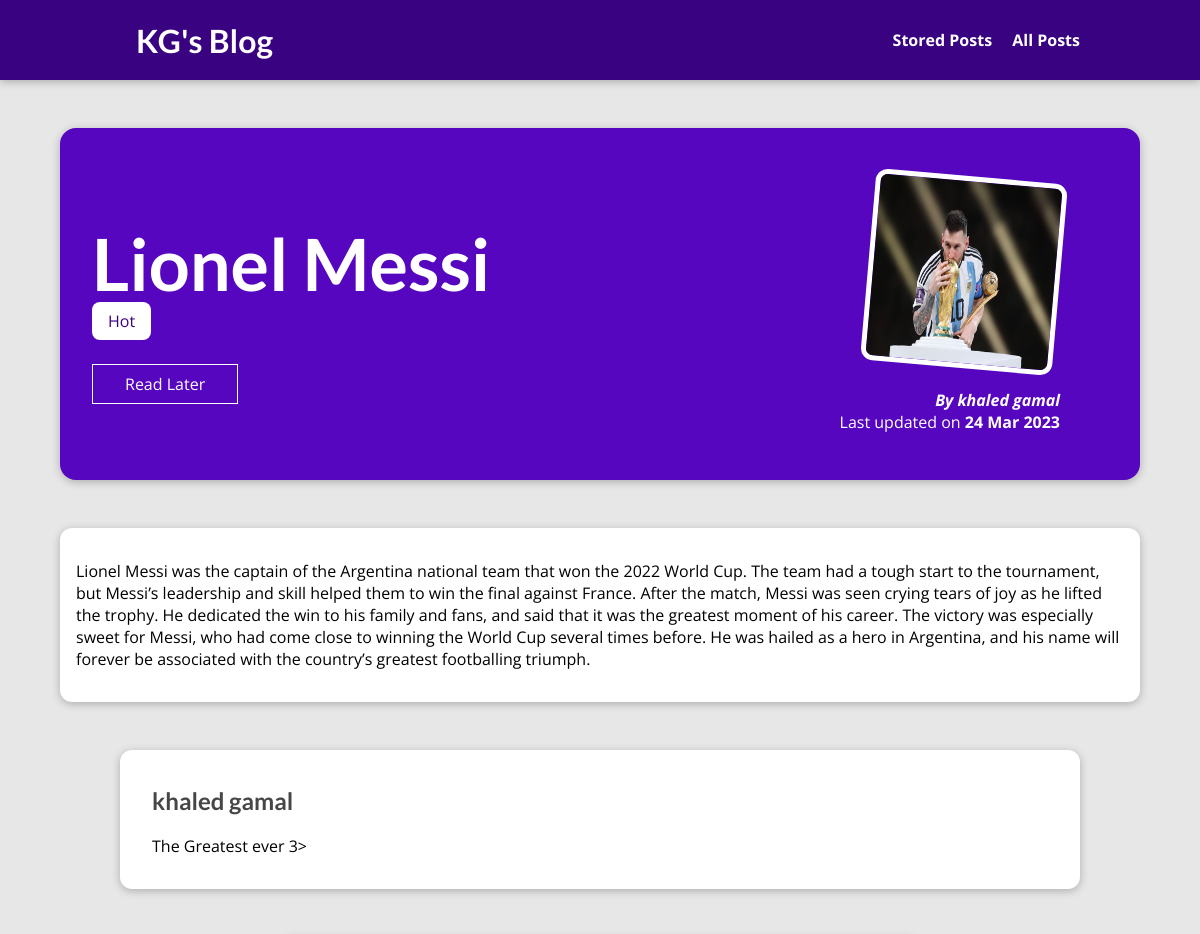
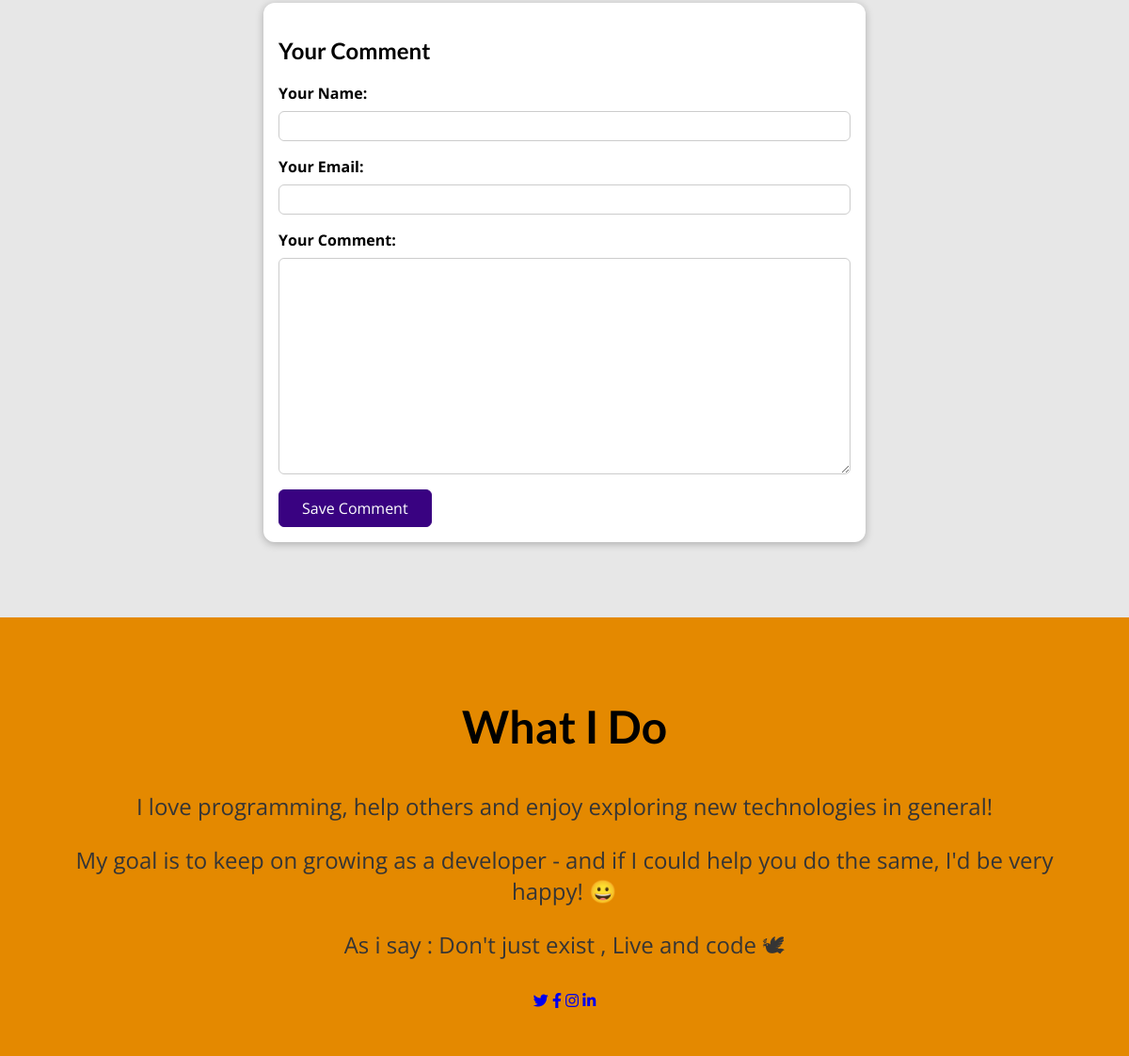
The app's page /posts/lionel-messi/ with its own data (2 pictures, top to bottom).
### blog/models.py (models this page shows, shortened)
class Post(models.Model):
    title = models.CharField(max_length=100)
    excerpt = models.TextField(max_length=500)
    image = models.ImageField( upload_to='posts', null=True)
    date = models.DateField(auto_now=True)
    slug = models.SlugField(unique=True, db_index=True)
    content = models.TextField(validators=[MinLengthValidator(10)])
    author = models.ForeignKey(
        "Author",  on_delete=models.SET_NULL, null=True, related_name='posts')
    tags = models.ManyToManyField("Tag")

class Tag(models.Model):
    caption = models.CharField(max_length=20)

class Author(models.Model):
    first_name = models.CharField(max_length=50)
    last_name = models.CharField(max_length=50)
    email_address = models.EmailField(max_length=254)
    def full_name(self):
        return f'{self.first_name} {self.last_name}'
    def __str__(self):
        return self.full_name()

class Comment(models.Model):
    user_name = models.CharField( max_length=100)
    user_email = models.EmailField( max_length=254)
    text = models.TextField(max_length=400)
    post = models.ForeignKey("Post", on_delete=models.CASCADE, related_name='comments')

### blog/views.py (the view, shortened to what this page needs)
# urls.py: path('posts/<slug:slug>/', views.SinglePostView.as_view(), name='post-detail-page'),
class SinglePostView(View):
    def is_stored_post(self, request, post_id):
        stored_posts = request.session.get("stored_posts")
        if stored_posts is not None:
            is_saved_for_later = post_id in stored_posts
        else:
            is_saved_for_later = False
        return is_saved_for_later
    def get(self, request, slug):
        post = Post.objects.get(slug=slug)
        context = {
            "post": post,
            "post_tags": post.tags.all(),
            "comment_form": CommentForm(),
            "comments": post.comments.all().order_by("-id"),
            "saved_for_later": self.is_stored_post(request, post.id)
        }
        return render(request, "blog/post-detail.html", context)

### blog/forms.py
class CommentForm(forms.ModelForm):
    class Meta:
        model = Comment
        exclude = ['post']
        labels = {
            'user_name' : 'Your Name',
            'user_email' : 'Your Email',
            'text' : 'Your Comment',
        }

### blog/templates/blog/post-detail.html (shortened to what this page needs)
{% extends 'base.html' %}
{% load static %}
{% block css_files %}
    <link rel="stylesheet" href="{% static 'blog/post-detail.css' %}">
{% endblock css_files %}
{% block body %}
    <section id="summary">
        <h2>{{post.title}}</h2>
        <div>
            {% for tag in post_tags  %}
                <span class='tag'>{{tag.caption}}</span>
            {% endfor %}
        </div>
        <div id='read-later'>
            <form action="{% url 'read-later' %}" method="POST">
                <button>
                    {% if saved_for_later %}
                        Remove from "Read Later" List
                    {% else %}
                        Read Later
                    {% endif %}
                </button>
            </form>
        </div>
        <article>
            <img src="{{post.image.url}}" alt="{{post.title}}" />
            <address>By <a href="mailto:{{post.author.email_address}}">{{post.author}}</a></address>
            <div>Last updated on <time>{{post.date|date:'d M Y'}}</time></div>
        </article>
    </section>
    <main>
        {{post.content|linebreaks}}
    </main>
    <section id='comments'>
        <ul>
            {% for comment in comments %}
                <li>
                    <h2>{{ comment.user_name }}</h2>
                    <p>{{ comment.text|linebreaks }}</p>
                </li>
            {% endfor %}
        </ul>
    </section>
    <section id='comment-form' >
        <h2>Your Comment</h2>
        <form action='{% url "post-detail-page" post.slug %}' method='POST'>
            {% for form_field in comment_form %}
                <div class='form-control {% if form_field.errors %}invalid{% endif %}'>
                    {{ form_field.label_tag }}
                    {{ form_field }}
                </div>
            {% endfor %}
            <button>Save Comment</button>
        </form>
    </section>
{% endblock body %}

### templates/base.html (shortened to what this page needs)
{% load static %}
<!DOCTYPE html>
<html lang="en">
<head>
    <link rel="stylesheet" href="{% static 'app.css' %}">
    <link rel="stylesheet" href="https://cdnjs.cloudflare.com/ajax/libs/font-awesome/5.15.3/css/all.min.css" />
    <link rel="stylesheet" href="{% static 'blog/index.css' %}">
    {% block css_files %}{% endblock css_files %}
</head>
<body>
    <header id='main-navigation'>
        <h1><a href="{% url 'starting-page' %}">KG's Blog</a></h1>
        <nav>
            <a href="{% url 'read-later' %}">Stored Posts</a>
            <a href="{% url 'posts-page' %}">All Posts</a>
        </nav>
    </header>
    {% block body %}
    {% endblock body %}
    <section id="about">
        <h2>What I Do</h2>
        <p>
            I love programming, help others and enjoy exploring new
            technologies in general!
        </p>
        <p>
            My goal is to keep on growing as a developer - and if I could help you do
            the same, I'd be very happy! &#128512;
        </p>
        <div class="quote">
            <p>As i say : Don't just exist , Live and code &#x1F54A;</p>
        </div>
        <div class="social-icons">
            <a href="https://twitter.com/KGkhalidd" target="_blank"><i class="fab fa-twitter"></i></a>
            <a href="https://www.facebook.com/KGkhalidd" target="_blank"><i class="fab fa-facebook-f"></i></a>
            <a href="https://www.instagram.com/KGkhalidd" target="_blank"><i class="fab fa-instagram"></i></a>
            <a href="https://www.linkedin.com/in/KGkhalidd" target="_blank"><i class="fab fa-linkedin-in"></i></a>
        </div>
    </section>
</body>
</html>

### static/app.css (style rules this page uses)
* { box-sizing: border-box; }
html { font-family: 'Open Sans', 'Lato', sans-serif; }
body { margin: 0; }
h1, h2, h3 { font-family: 'Lato', sans-serif; font-weight: bold; }
#main-navigation { width: 100%; height: 5rem; display: flex; justify-content: space-between; align-items: center; padding: 0 10%; position: absolute; top: 0; left: 0; }
#main-navigation a { text-decoration: none; color: white; font-weight: bold; margin-left: 1rem; }

### static/blog/index.css (style rules this page uses)
#about { text-align: center; padding: 3rem; background-color: #e48900; margin-top: 5rem; animation: quoteFadeIn 1s ease-out; }
#about h2 { font-size: 3rem; animation: quoteFadeIn 1s ease-out; }
#about p { font-size: 1.5rem; color: #353535; animation: quoteFadeIn 1s ease-out; }

### static/blog/post-detail.css (style rules this page uses)
body { background-color: #e7e7e7; }
#main-navigation { background-color: #390281; box-shadow: 0 2px 8px rgba(0, 0, 0, 0.25); }
#summary { margin: 8rem auto 3rem auto; padding: 2rem; width: 90%; max-width: 90rem; border-radius: 16px; background-color: #5706c0; position: relative; box-shadow: 0 2px 8px rgba(0, 0, 0, 0.25); height: 22rem; animation: quoteFadeIn 1s ease-out; }
#summary h2 { color: white; font-size: 4.5rem; margin-bottom: 0.25rem; animation: quoteFadeIn 1s ease-out; }
#summary article { position: absolute; top: 2rem; right: 3rem; padding: 1rem 2rem; border-radius: 12px; text-align: right; color: white; animation: quoteFadeIn 1s ease-out; }
#summary article img { width: 12rem; height: 12rem; border-radius: 12px; transform: rotateZ(5deg); border: 5px solid white; margin-bottom: 1rem; animation: quoteFadeIn 1s ease-out; }
#summary address { font-weight: bold; }
#summary a { color: white; text-decoration: none; }
#summary time { font-weight: bold; }
#read-later { margin: 2rem 0; }
#read-later button { background-color: transparent; border: 1px solid white; padding: 0.5rem 2rem; font: inherit; color: white; cursor: pointer; animation: quoteFadeIn 1s ease-out; }
main { width: 90%; max-width: 90rem; margin: 3rem auto; background-color: white; padding: 1rem; border-radius: 12px; box-shadow: 0 2px 8px rgba(0, 0, 0, 0.25); }
.tag { background-color: white; color: #390281; padding: 0.5rem 1rem; border-radius: 8px; animation: quoteFadeIn 1s ease-out; }
#comment-form { margin: 3rem auto; width: 90%; max-width: 40rem; border-radius: 12px; background-color: white; box-shadow: 0 2px 8px rgba(0, 0, 0, 0.25); padding: 1rem; }
#comment-form button { font: inherit; background-color: #390281; color: white; border: 1px solid #390281; padding: 0.5rem 1.5rem; border-radius: 6px; cursor: pointer; }
.form-control { margin-bottom: 1rem; }
.form-control label { font-weight: bold; margin-bottom: 0.5rem; display: block; }
.form-control input, .form-control textarea { display: block; width: 100%; font: inherit; padding: 0.25rem; border-radius: 6px; border: 1px solid #ccc; }
#comments { margin: 3rem auto; width: 90%; max-width: 60rem; border-radius: 12px; background-color: white; box-shadow: 0 2px 8px rgba(0, 0, 0, 0.25); padding: 1rem 2rem; }
#comments ul { list-style: none; margin: 0; padding: 0; }
#comments li { margin-bottom: 1rem; border-bottom: 2px solid #ccc; }
#comments li:last-of-type { border-bottom: none; }
#comments h2 { color: #464646; }

### records on screen
Post: title "Lionel Messi", image (picture), author "khaled gamal", date "24 Mar 2023", content "Lionel Messi was the captain of the Argentina national team that won the 2022 World Cup. The team had a tough start to the tournament, but Messi’s leadership and skill helped them to win the final against France. After the match, Messi was seen crying tears of joy as he lifted the trophy. He dedicated the win to his family and fans, and said that it was the greatest moment of his career. The victory was especially sweet for Messi, who had come close to winning the World Cup several times before. He was hailed as a hero in Argentina, and his name will forever be associated with the country’s greatest footballing triumph."
Tag: caption "Hot"
Comment: user_name "khaled gamal", text "The Greatest ever 3>"
